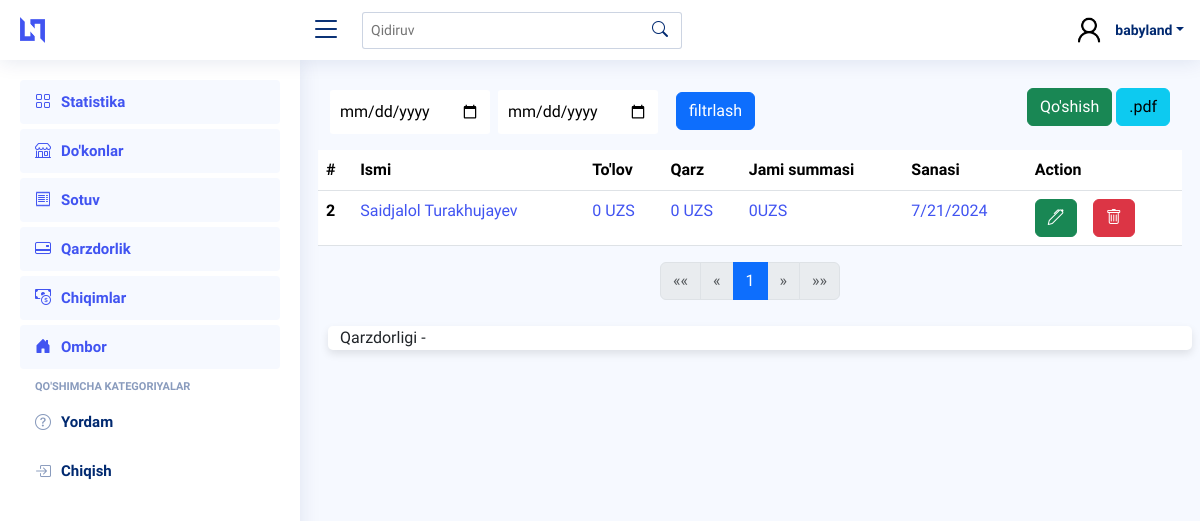
Before: /shop/1/ (signed in) with the older database file.
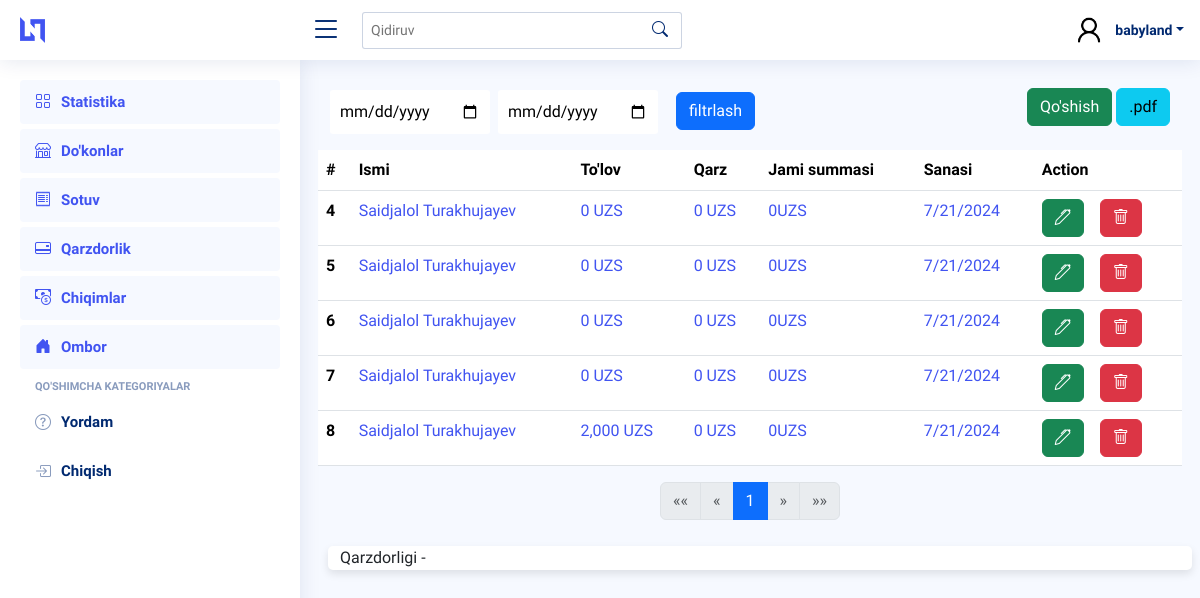
After: the same page with the newer database file.
### main_app/models.py (models this page shows, shortened)
class Sale(models.Model):
    payment = models.PositiveIntegerField(default=0)
    debt = models.PositiveIntegerField(default=0)
    date_added = models.DateField(auto_now_add=True)
    shop = models.ForeignKey(Shop, on_delete=models.CASCADE, related_name="sales")
    def get_amount(self):
        return sum([i.get_amount() for i in self.items.all()])

class Shop(models.Model):
    name = models.CharField(max_length=250)
    last_name = models.CharField(max_length=250)
    region = models.ForeignKey(Regions, on_delete=models.CASCADE, related_name="shops")

### main_app/views.py (the view)
# urls.py: path("shop/<int:pk>/", ShopDetailView.as_view(), name="shop_detail"),
@method_decorator(login_required, name='dispatch')
class ShopDetailView(ListView):
    template_name = "markets/shop_detail.html"
    model = Sale
    paginate_by = 10
    def get_queryset(self):
        shop = Shop.objects.get(id=self.kwargs["pk"])
        return Sale.objects.filter(shop=shop).order_by('date_added')
    def get_context_data(self, **kwargs):
        context = super().get_context_data(**kwargs)
        shop = Shop.objects.get(id=self.kwargs["pk"])
        context['shop'] = shop
        sale_items = Sale.objects.filter(shop=shop).order_by('date_added')
        paginator_sale_items = Paginator(sale_items, self.paginate_by)
        page_number_sale_items = self.request.GET.get('page')
        page_obj_sale_items = paginator_sale_items.get_page(page_number_sale_items)
        context["items"] = page_obj_sale_items
        return context

### templates/markets/shop_detail.html (shortened to what the changed rows need)
{% extends 'wrapper.html' %}
{% load humanize %}
{% block content %}
<div class="row mt-3">
    {% if object_list %}
    <table class="table" >
    <thead>
      <tr>
        <th scope="col">#</th>
        <th scope="col">Ismi</th>
        <th scope="col">To'lov</th>
        <th scope="col">Qarz</th>
        <th scope="col">Jami summasi</th>
        <th scope="col">Sanasi</th>
        <th scope="col">Action</th>
      </tr>
    </thead>
    <tbody>
      {% for i in object_list %}
      <tr>
        <th scope="row">{{ i.id }}</th>
        <td><a href="{% url 'main_app:sale_detail' i.id %}">{{ i.shop.name }} {{ i.shop.last_name }}</a></td>
        <td><a href="{% url 'main_app:sale_detail' i.id %}">{{ i.payment|intcomma }} UZS</a></td>
        <td><a href="{% url 'main_app:sale_detail' i.id %}">{{ i.debt|intcomma }} UZS</a></td>
        <td><a href="{% url 'main_app:sale_detail' i.id %}">{{ i.get_amount }}UZS</a></td>
        <td><a href="{% url 'main_app:sale_detail' i.id %}">{{ i.date_added.month }}/{{ i.date_added.day }}/{{ i.date_added.year }}</a></td>
          <td>
            <form method="POST" class="d-flex justify-content-start align-items-center gap-3">
              <button type="button" class="btn btn-success edit-btn" data-id="{{ i.id }}" data-bs-toggle="modal"  data-bs-target="#editExpance"> <i class="bi bi-pen"></i></button>
              <button type="button" class="btn btn-danger" data-id="{{ i.id }}" data-bs-toggle="modal"  data-bs-target="#DeleteModal"><i class="bi bi-trash"></i></button>
            </form>
          </td>
      </tr>
      {% endfor %}
    </tbody>
    </table>
    <nav aria-label="Page navigation">
        <ul class="pagination justify-content-center">
            {% for num in page_obj.paginator.page_range %}
                {% if num == page_obj.number %}
                    <li class="page-item active" aria-current="page">
                        <span class="page-link">{{ num }}</span>
                    </li>
                {% else %}
                    <li class="page-item">
                        <a class="page-link" href="?page={{ num }}">{{ num }}</a>
                    </li>
                {% endif %}
            {% endfor %}
        </ul>
      </nav>
    {% else %}
    <div style="color: gray;font-size:20px;text-align:center">
        Bu do'kon hali savdo qilgani yo'q!!!
    </div>
    {% endif %}
</div>
{% endblock content %}

Changed rows visible on the page:
removed Sale: id "2", shop.name "Saidjalol", shop.last_name "Turakhujayev", payment "0", debt "0", get_amount "0", date_added.month "7", date_added.day "21", date_added.year "2024"
added Sale: id "4", shop.name "Saidjalol", shop.last_name "Turakhujayev", payment "0", debt "0", get_amount "0", date_added.month "7", date_added.day "21", date_added.year "2024"
added Sale: id "5", shop.name "Saidjalol", shop.last_name "Turakhujayev", payment "0", debt "0", get_amount "0", date_added.month "7", date_added.day "21", date_added.year "2024"
added Sale: id "6", shop.name "Saidjalol", shop.last_name "Turakhujayev", payment "0", debt "0", get_amount "0", date_added.month "7", date_added.day "21", date_added.year "2024"
added Sale: id "7", shop.name "Saidjalol", shop.last_name "Turakhujayev", payment "0", debt "0", get_amount "0", date_added.month "7", date_added.day "21", date_added.year "2024"
added Sale: id "8", shop.name "Saidjalol", shop.last_name "Turakhujayev", payment "2,000", debt "0", get_amount "0", date_added.month "7", date_added.day "21", date_added.year "2024"
